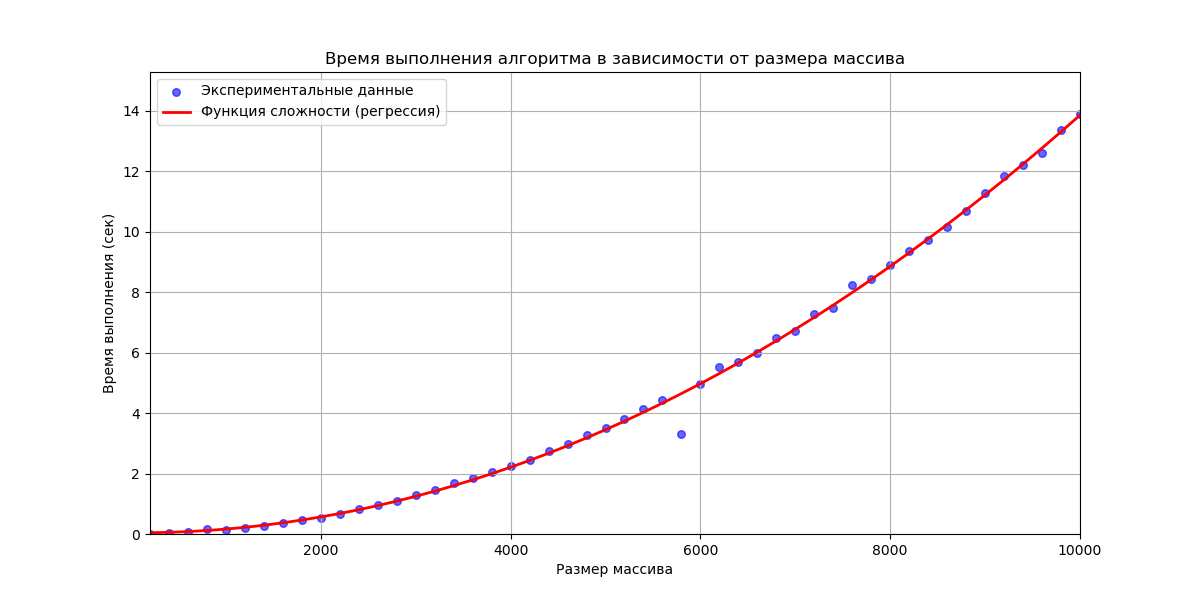

Here is the Python script that generated this plot:
import numpy as np
import matplotlib.pyplot as plt
from sklearn.preprocessing import PolynomialFeatures
from sklearn.linear_model import LinearRegression
import time

def insertion_sort(arr):
    length = len(arr)
    for i in range(1, length):
        key = arr[i]
        j = i - 1
        while j >= 0 and arr[j] > key:
            arr[j + 1] = arr[j]
            j -= 1
        arr[j + 1] = key
    return arr

np.random.seed(42)

sizes = np.arange(200, 10001, 200)
times = []

for size in sizes:
    arr = np.random.randint(0, 10000, size)
    start_time = time.time()
    insertion_sort(arr)
    end_time = time.time()
    times.append(end_time - start_time)
    print(size, end_time - start_time)

y = np.array(times)

poly = PolynomialFeatures(degree=2)
N_b_poly = poly.fit_transform(sizes.reshape(-1, 1))

model = LinearRegression()
model.fit(N_b_poly, y)

y_predict = model.predict(N_b_poly)

plt.figure(figsize=(12, 6))
plt.scatter(sizes, y, label='Экспериментальные данные', color='blue', alpha=0.6, s=30)
plt.plot(sizes, y_predict, label='Функция сложности (регрессия)', color='red', linewidth=2)
plt.title('Время выполнения алгоритма в зависимости от размера массива')
plt.xlabel('Размер массива')
plt.ylabel('Время выполнения (сек)')
plt.xlim(200, 10000)
plt.ylim(0, max(y) + max(y) * 0.1)
plt.axhline(0, color='black', linewidth=0.5, ls='--')
plt.axvline(0, color='black', linewidth=0.5, ls='--')
plt.grid()
plt.legend()
plt.show()
